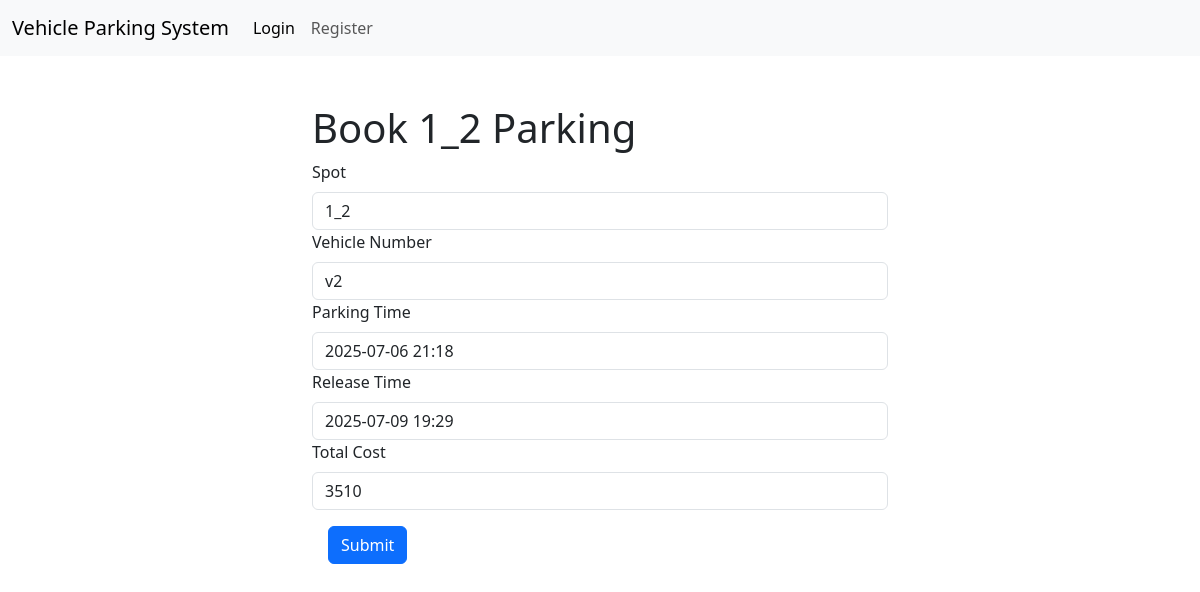
/release_parking/2, run on the app's committed database.
### controllers/models.py (models this page shows)
class Reservation(db.Model):
    id = db.Column(db.Integer, primary_key=True, autoincrement=True)
    spot_id = db.Column(db.Integer, db.ForeignKey('parking_spot.spot'), nullable=False)
    user_id = db.Column(db.Integer, db.ForeignKey('user.id'), nullable=False)
    parking_timestamp = db.Column(db.DateTime, nullable=False, default=datetime.utcnow)
    leaving_timestamp = db.Column(db.DateTime, nullable=True)
    parking_cost = db.Column(db.Float, nullable=True)
    vehicle_number = db.Column(db.String(20), nullable=False)
    spot = db.relationship('ParkingSpot', backref='reservations')
    user = db.relationship('User', backref='reservations')

### controllers/general_routes.py (the view, shortened to what this page needs)
@app.route('/release_parking/<int:reservation_id>', methods=['GET', 'POST'])
def release_parking(reservation_id):
    reservation = Reservation.query.get_or_404(reservation_id)
    parking_time = reservation.parking_timestamp.strftime('%Y-%m-%d %H:%M')
    release_time = datetime.now(ZoneInfo("Asia/Kolkata")).strftime('%Y-%m-%d %H:%M')
    fmt = "%Y-%m-%d %H:%M"
    start_dt = datetime.strptime(parking_time, fmt)
    end_dt   = datetime.strptime(release_time, fmt)
    delta = end_dt - start_dt
    hours = delta.total_seconds() / 3600
    cost  = hours * 50
    cost = math.ceil(cost)
    return render_template('release_parking.html', reservation=reservation,reservation_id=reservation_id,t=release_time ,cost=cost)

### templates/release_parking.html (shortened to what this page needs)
<!DOCTYPE html>
<html lang="en">
<head>
</head>
{% extends 'index.html' %}
    {% block content %}
    <div class="container-fluid">
        <div class="row justify-content-center">
            <div class="col-6 m-3">
                <h1>Book {{ reservation.spot_id }} Parking</h1>
                <form method="post" action="/release_parking/{{ reservation_id }}">
                    <div class="mb-1.5">
                        <label for="spot" class="form-label">Spot</label>
                        <input type="text" class="form-control" id="spot" name="spot" value="{{ reservation.spot_id }}" required>
                    </div>
                    <div class="mb-1.5">
                        <label for="vehicle_number" class="form-label">Vehicle Number</label>
                        <input type="text" class="form-control" id="vehicle_number" name="vehicle_number" value="{{ reservation.vehicle_number }}" required>
                    </div>
                    <div class="mb-1.5">
                        <label for="parking_time" class="form-label">Parking Time</label>
                        <input type="text" class="form-control" id="parking_time" name="parking_time" value="{{ reservation.parking_timestamp.strftime('%Y-%m-%d %H:%M') }}" required>
                    </div>
                    <div class="mb-1.5">
                        <label for="release_time" class="form-label">Release Time</label>
                        <input type="text" class="form-control" id="release_time" name="release_time" value="{{ t }}" required>
                    </div>
                    <div class="mb-1.5">
                        <label for="total_cost" class="form-label">Total Cost</label>
                        <input type="text" class="form-control" id="total_cost" name="total_cost" value="{{ cost }}" required>
                    </div>
                    <button type="submit" class="btn btn-primary m-3">Submit</button>
                </form>
            </div>
        </div>
    </div>
    {%endblock%}

### data on the page
Reservation: spot_id "1_2", spot "1_2", vehicle_number "v2", parking_time "2025-07-06 21:18"
